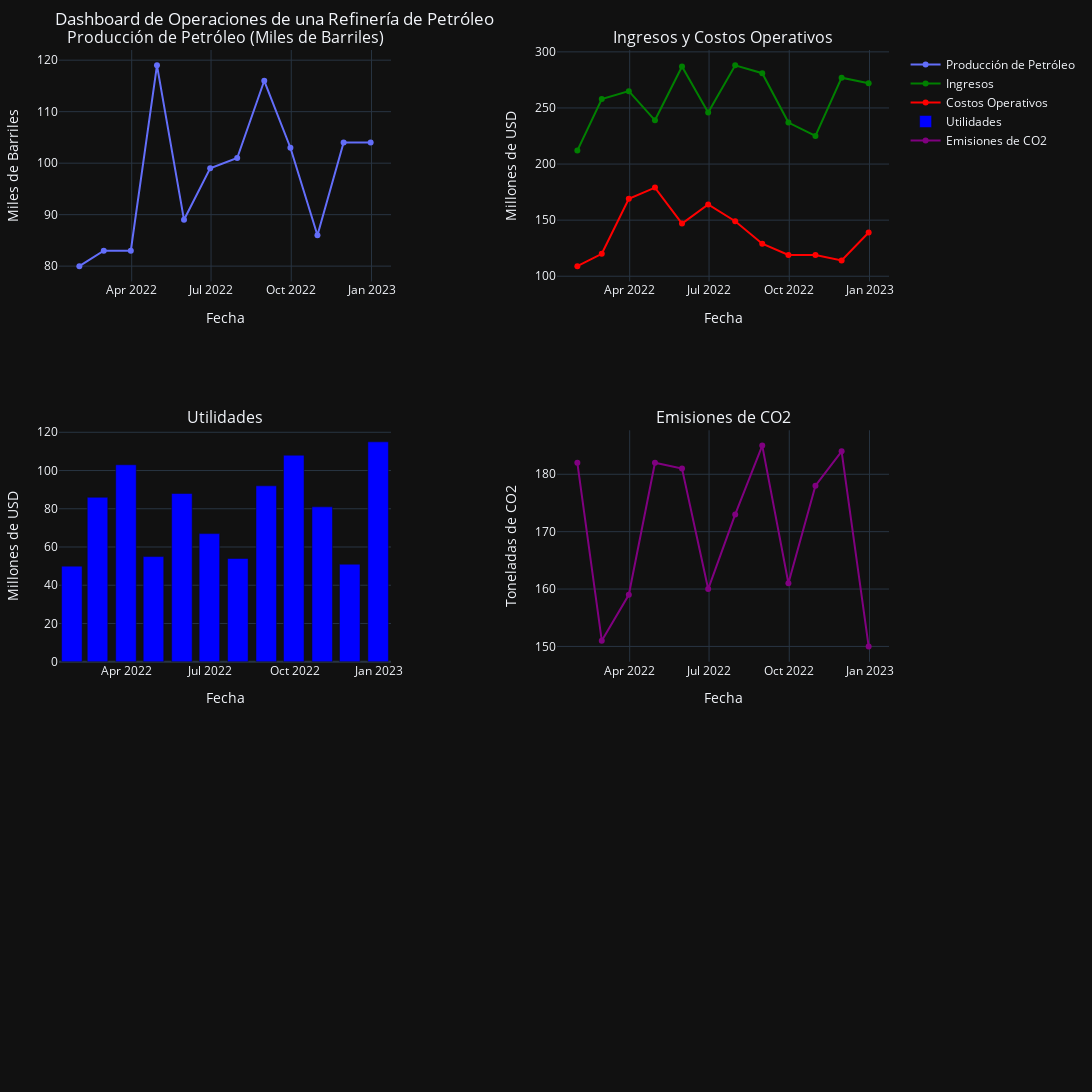

The code cell stored with this chart in its notebook:
### Code cell
import pandas as pd
import numpy as np
import cufflinks as cf
import plotly.subplots as sp
from plotly import graph_objs as go

# Configuración de Cufflinks para modo offline y de tema
cf.go_offline()
cf.set_config_file(theme='pearl', offline=True)

# Generar datos ficticios
np.random.seed(0)
dates = pd.date_range(start="2022-01-01", end="2023-01-01", freq="M")
data = pd.DataFrame({
    "Fecha": dates,
    "Produccion_petroleo": np.random.randint(80, 120, len(dates)),  # Producción en miles de barriles
    "Ingresos": np.random.randint(200, 300, len(dates)),  # Ingresos en millones de dólares
    "Costos_Operacion": np.random.randint(100, 180, len(dates)),  # Costos en millones de dólares
    "Emisiones_CO2": np.random.randint(150, 200, len(dates)),  # Emisiones en toneladas
    "Utilidades": np.random.randint(50, 120, len(dates))  # Utilidades en millones de dólares
})
data.set_index("Fecha", inplace=True)

# Crear subplots para el dashboard
fig = sp.make_subplots(
    rows=3, cols=2, 
    subplot_titles=(
        "Producción de Petróleo (Miles de Barriles)", 
        "Ingresos y Costos Operativos",
        "Utilidades", 
        "Emisiones de CO2"
    ),
    vertical_spacing=0.15,  # Espaciado vertical entre subplots
    horizontal_spacing=0.20,  # Espaciado horizontal entre subplots
)

# Gráfico 1: Producción de petróleo
fig.add_trace(go.Scatter(x=data.index, y=data["Produccion_petroleo"], mode='lines+markers', name="Producción de Petróleo"),
              row=1, col=1)

# Gráfico 2: Ingresos y Costos Operativos
fig.add_trace(go.Scatter(x=data.index, y=data["Ingresos"], mode='lines+markers', name="Ingresos", line=dict(color='green')),
              row=1, col=2)
fig.add_trace(go.Scatter(x=data.index, y=data["Costos_Operacion"], mode='lines+markers', name="Costos Operativos", line=dict(color='red')),
              row=1, col=2)

# Gráfico 3: Utilidades
fig.add_trace(go.Bar(x=data.index, y=data["Utilidades"], name="Utilidades", marker=dict(color='blue')),
              row=2, col=1)

# Gráfico 4: Emisiones de CO2
fig.add_trace(go.Scatter(x=data.index, y=data["Emisiones_CO2"], mode='lines+markers', name="Emisiones de CO2", line=dict(color='purple')),
              row=2, col=2)

# Ajustar layout del dashboard
fig.update_layout(
    title="Dashboard de Operaciones de una Refinería de Petróleo",
    height=900,  # Aumenta el tamaño para más espacio
    width=1400,  # Aumenta el ancho para más espacio
    showlegend=True, 
    template="plotly_dark",
    margin=dict(l=50, r=50, t=50, b=50)  # Márgenes
)

fig.update_xaxes(title_text="Fecha", row=1, col=1)
fig.update_yaxes(title_text="Miles de Barriles", row=1, col=1)
fig.update_xaxes(title_text="Fecha", row=1, col=2)
fig.update_yaxes(title_text="Millones de USD", row=1, col=2)
fig.update_xaxes(title_text="Fecha", row=2, col=1)
fig.update_yaxes(title_text="Millones de USD", row=2, col=1)
fig.update_xaxes(title_text="Fecha", row=2, col=2)
fig.update_yaxes(title_text="Toneladas de CO2", row=2, col=2)

# Mostrar el dashboard
fig.show()

### Figure 1 — Plotly figure (JSON) as saved in the notebook; plotly's stock layout.template omitted (floating-point values rounded to 4 significant figures)
{"data": [{"mode": "lines+markers", "name": "Producción de Petróleo", "type": "scatter", "x": ["2022-01-31T00:00:00", "2022-02-28T00:00:00", "2022-03-31T00:00:00", "2022-04-30T00:00:00", "2022-05-31T00:00:00", "2022-06-30T00:00:00", "2022-07-31T00:00:00", "2022-08-31T00:00:00", "2022-09-30T00:00:00", "2022-10-31T00:00:00", "2022-11-30T00:00:00", "2022-12-31T00:00:00"], "xaxis": "x", "y": [80, 83, 83, 119, 89, 99, 101, 116, 103, 86, 104, 104], "yaxis": "y"}, {"line": {"color": "green"}, "mode": "lines+markers", "name": "Ingresos", "type": "scatter", "x": ["2022-01-31T00:00:00", "2022-02-28T00:00:00", "2022-03-31T00:00:00", "2022-04-30T00:00:00", "2022-05-31T00:00:00", "2022-06-30T00:00:00", "2022-07-31T00:00:00", "2022-08-31T00:00:00", "2022-09-30T00:00:00", "2022-10-31T00:00:00", "2022-11-30T00:00:00", "2022-12-31T00:00:00"], "xaxis": "x2", "y": [212, 258, 265, 239, 287, 246, 288, 281, 237, 225, 277, 272], "yaxis": "y2"}, {"line": {"color": "red"}, "mode": "lines+markers", "name": "Costos Operativos", "type": "scatter", "x": ["2022-01-31T00:00:00", "2022-02-28T00:00:00", "2022-03-31T00:00:00", "2022-04-30T00:00:00", "2022-05-31T00:00:00", "2022-06-30T00:00:00", "2022-07-31T00:00:00", "2022-08-31T00:00:00", "2022-09-30T00:00:00", "2022-10-31T00:00:00", "2022-11-30T00:00:00", "2022-12-31T00:00:00"], "xaxis": "x2", "y": [109, 120, 169, 179, 147, 164, 149, 129, 119, 119, 114, 139], "yaxis": "y2"}, {"marker": {"color": "blue"}, "name": "Utilidades", "type": "bar", "x": ["2022-01-31T00:00:00", "2022-02-28T00:00:00", "2022-03-31T00:00:00", "2022-04-30T00:00:00", "2022-05-31T00:00:00", "2022-06-30T00:00:00", "2022-07-31T00:00:00", "2022-08-31T00:00:00", "2022-09-30T00:00:00", "2022-10-31T00:00:00", "2022-11-30T00:00:00", "2022-12-31T00:00:00"], "xaxis": "x3", "y": [50, 86, 103, 55, 88, 67, 54, 92, 108, 81, 51, 115], "yaxis": "y3"}, {"line": {"color": "purple"}, "mode": "lines+markers", "name": "Emisiones de CO2", "type": "scatter", "x": ["2022-01-31T00:00:00", "2022-02-28T00:00:00", "2022-03-31T00:00:00", "2022-04-30T00:00:00", "2022-05-31T00:00:00", "2022-06-30T00:00:00", "2022-07-31T00:00:00", "2022-08-31T00:00:00", "2022-09-30T00:00:00", "2022-10-31T00:00:00", "2022-11-30T00:00:00", "2022-12-31T00:00:00"], "xaxis": "x4", "y": [182, 151, 159, 182, 181, 160, 173, 185, 161, 178, 184, 150], "yaxis": "y4"}], "layout": {"annotations": [{"font": {"size": 16}, "showarrow": false, "text": "Producción de Petróleo (Miles de Barriles)", "x": 0.2, "xanchor": "center", "xref": "paper", "y": 1.0, "yanchor": "bottom", "yref": "paper"}, {"font": {"size": 16}, "showarrow": false, "text": "Ingresos y Costos Operativos", "x": 0.8, "xanchor": "center", "xref": "paper", "y": 1.0, "yanchor": "bottom", "yref": "paper"}, {"font": {"size": 16}, "showarrow": false, "text": "Utilidades", "x": 0.2, "xanchor": "center", "xref": "paper", "y": 0.6167, "yanchor": "bottom", "yref": "paper"}, {"font": {"size": 16}, "showarrow": false, "text": "Emisiones de CO2", "x": 0.8, "xanchor": "center", "xref": "paper", "y": 0.6167, "yanchor": "bottom", "yref": "paper"}], "height": 1100, "margin": {"b": 50, "l": 40, "r": 40, "t": 50}, "showlegend": true, "title": {"text": "Dashboard de Operaciones de una Refinería de Petróleo"}, "width": 1400, "xaxis": {"anchor": "y", "autorange": true, "domain": [0, 0.4], "range": ["2022-01-08 22:24:45.3337", "2023-01-22 01:35:14.6663"], "title": {"text": "Fecha"}, "type": "date"}, "xaxis2": {"anchor": "y2", "autorange": true, "domain": [0.6, 1], "range": ["2022-01-08 22:24:45.3337", "2023-01-22 01:35:14.6663"], "title": {"text": "Fecha"}, "type": "date"}, "xaxis3": {"anchor": "y3", "autorange": true, "domain": [0, 0.4], "range": ["2022-01-17", "2023-01-14"], "title": {"text": "Fecha"}, "type": "date"}, "xaxis4": {"anchor": "y4", "autorange": true, "domain": [0.6, 1], "range": ["2022-01-08 22:24:45.3337", "2023-01-22 01:35:14.6663"], "title": {"text": "Fecha"}, "type": "date"}, "xaxis5": {"anchor": "y5", "domain": [0, 0.4]}, "xaxis6": {"anchor": "y6", "domain": [0.6, 1]}, "yaxis": {"anchor": "x", "autorange": true, "domain": [0.7667, 1.0], "range": [77.03, 122.0], "title": {"text": "Miles de Barriles"}, "type": "linear"}, "yaxis2": {"anchor": "x2", "autorange": true, "domain": [0.7667, 1.0], "range": [95.37, 301.6], "title": {"text": "Millones de USD"}, "type": "linear"}, "yaxis3": {"anchor": "x3", "autorange": true, "domain": [0.3833, 0.6167], "range": [0, 121.1], "title": {"text": "Millones de USD"}, "type": "linear"}, "yaxis4": {"anchor": "x4", "autorange": true, "domain": [0.3833, 0.6167], "range": [147.3, 187.7], "title": {"text": "Toneladas de CO2"}, "type": "linear"}, "yaxis5": {"anchor": "x5", "domain": [0, 0.2333]}, "yaxis6": {"anchor": "x6", "domain": [0, 0.2333]}}}
